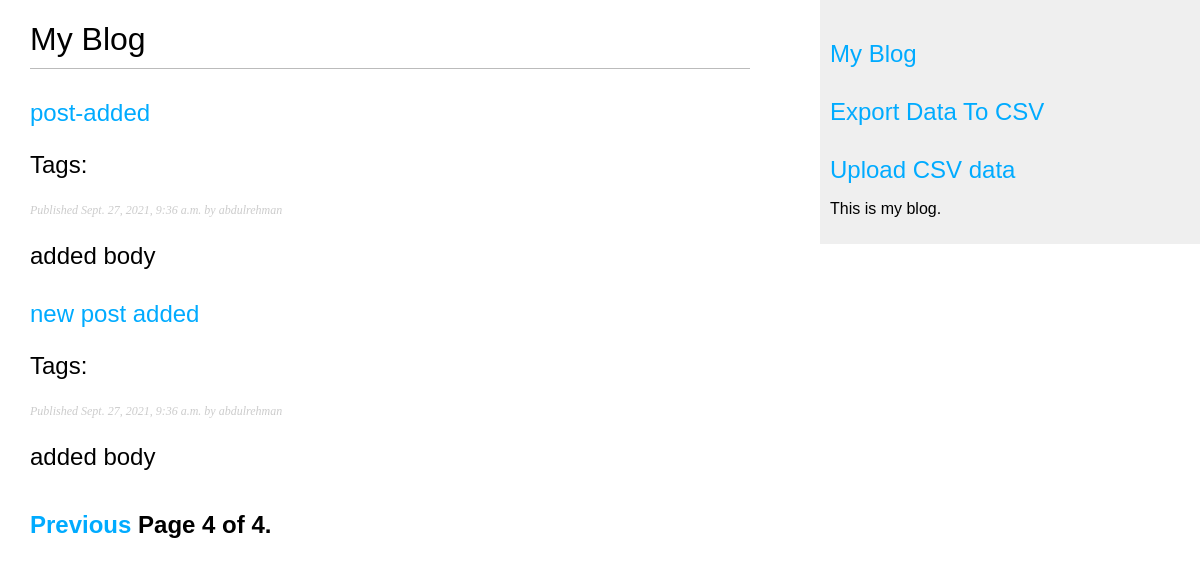
Before: /blog/?page=4 with the older database file.
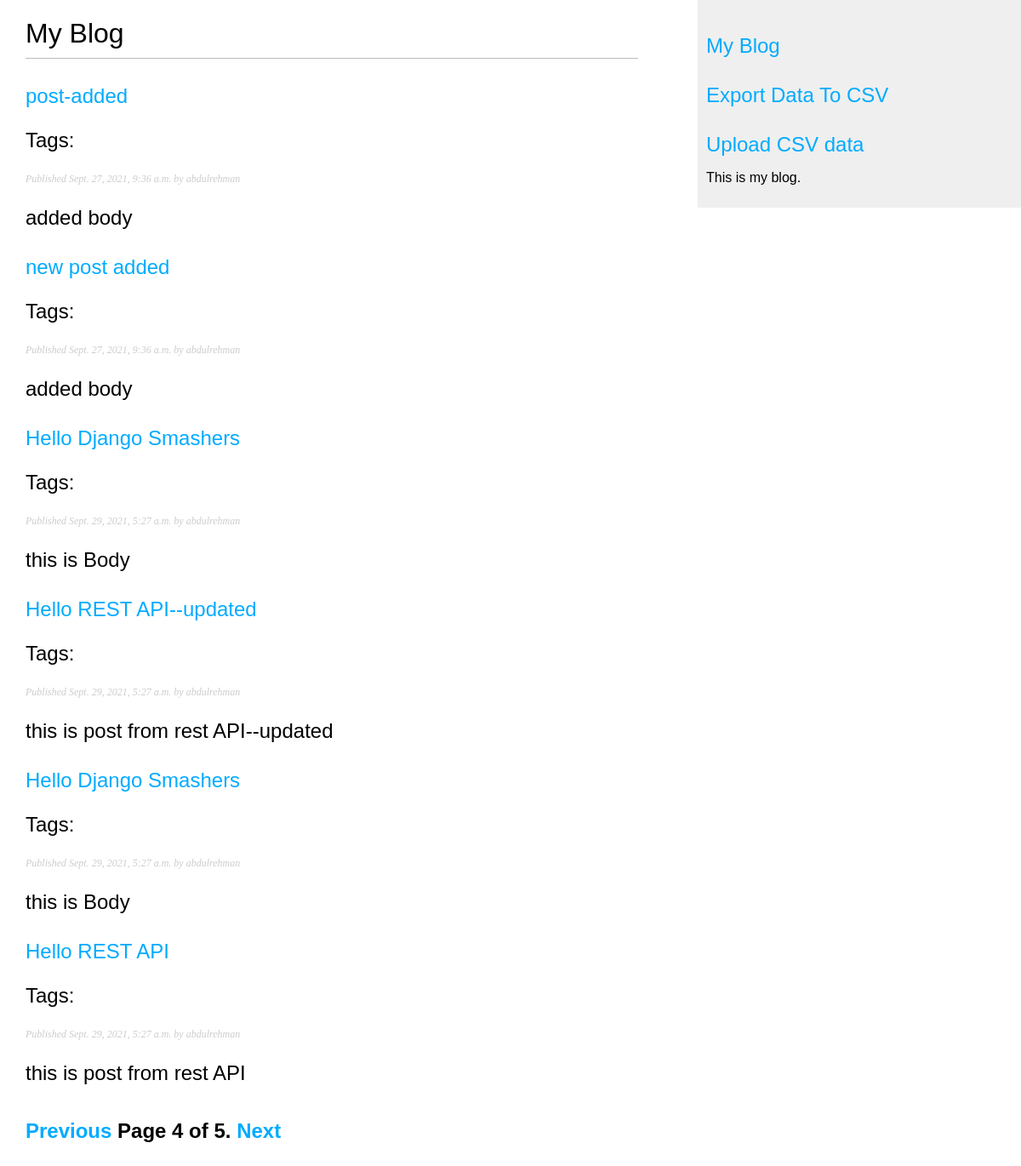
After: the same page with the newer database file.
### api/models.py (models this page shows, shortened)
class Post(models.Model):
    STATUS_CHOICES = (
        ('draft', 'Draft'),
        ('published', 'Published'),
    )
    title = models.CharField(max_length=200, blank=True, null=True)
    body = models.CharField(max_length=200, blank=True, null=True)
    author = models.ForeignKey(User, on_delete=models.CASCADE, related_name='post_author')
    slug = models.CharField(max_length=200, blank=True, null=True)
    publish = models.DateTimeField(default=timezone.now)
    created = models.DateTimeField(auto_now_add=True)
    updated = models.DateTimeField(auto_now=True)
    status = models.CharField(max_length=10, choices=STATUS_CHOICES, default='draft')

### blog/views.py (the view)
# urls.py: path('', views.post_list, name='post_list'),
def post_list(request, tag_slug=None):
    object_list = Post.objects.all()
    tag = None
    if tag_slug:
        tag = get_object_or_404(Tag, slug=tag_slug)
        object_list = object_list.filter(tags__in=[tag])
    paginator = Paginator(object_list, 6) # 3 posts in each page
    page = request.GET.get('page')
    try:
        posts = paginator.page(page)
    except PageNotAnInteger:
        posts = paginator.page(1)
    except EmptyPage:
        posts = paginator.page(paginator.num_pages)
    return render(request, 'blog/post/list.html', {'page':page, 'posts': posts, 'tag':tag})

### blog/templates/blog/post/list.html (shortened to what this page needs)
{% extends "blog/base.html" %}
{% block content %}
 <h1>My Blog</h1>
 {% for post in posts %}
 <h2>
 <a href="{{ post.get_absolute_url }}">
 {{ post.title }}
 </a>
 <p class="tags">Tags:
 </p>
 <p class="date">
 Published {{ post.publish }} by {{ post.author }}
 </p>
 {{ post.body|truncatewords:30|linebreaks }}
 {% endfor %}
 {% include "pagination.html" with page=posts %}
{% endblock %}

Changed rows visible on the page:
added Post: title "Hello Django Smashers", publish "Sept. 29, 2021, 5:27 a.m.", author "abdulrehman", body "this is Body"
added Post: title "Hello REST API--updated", publish "Sept. 29, 2021, 5:27 a.m.", author "abdulrehman", body "this is post from rest API--updated"
added Post: title "Hello Django Smashers", publish "Sept. 29, 2021, 5:27 a.m.", author "abdulrehman", body "this is Body"
added Post: title "Hello REST API", publish "Sept. 29, 2021, 5:27 a.m.", author "abdulrehman", body "this is post from rest API"
Other visible differences:
{{ page.paginator.num_pages }}: "4" → "5"
text now shown: "Next"
